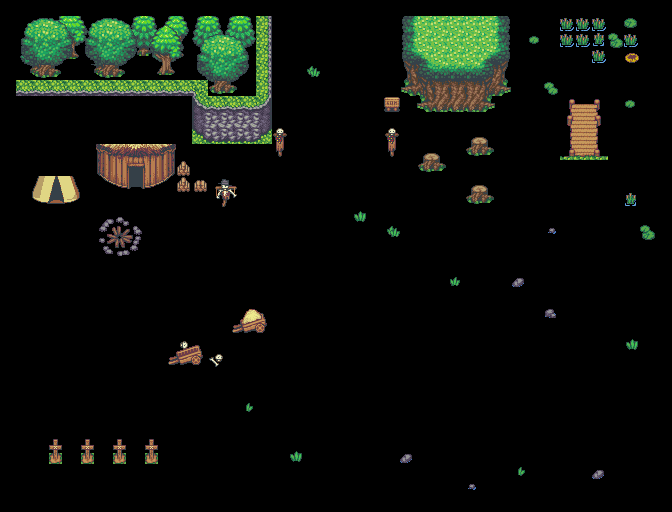

Below is a game level as drawn by its tile map, then a one-line description and the .tmx that defines it (tile-layer data replaced by summaries):
An orthogonal 42x32 tile map with 16x16 px tiles, 2 tile layers (decord1, decord2), 4 hidden layers not drawn, 5 tilesets.

<map version="1.0" orientation="orthogonal" renderorder="right-up" width="42" height="32" tilewidth="16" tileheight="16" nextobjectid="1">
 <tileset firstgid="1" name="ff_master_tile_sheet" tilewidth="16" tileheight="16" tilecount="2132">
  <image source="../../tileset/ff_master_tile_sheet.png" width="656" height="832" />
 </tileset>
 <tileset firstgid="2133" name="outside" tilewidth="16" tileheight="16" tilecount="1248">
  <image source="../../tileset/outside.png" width="832" height="384" />
 </tileset>
 <tileset firstgid="3381" name="terrain" tilewidth="16" tileheight="16" tilecount="1482">
  <image source="../../tileset/terrain.png" width="624" height="608" />
 </tileset>
 <tileset firstgid="4863" name="tf_winter_water" tilewidth="16" tileheight="16" tilecount="682">
  <image source="../../tileset/tf_winter_water.png" width="352" height="496" />
 </tileset>
 <tileset firstgid="5545" name="collision" tilewidth="16" tileheight="16" tilecount="1">
  <image source="../../tileset/collision.png" width="16" height="16" />
 </tileset>
 <layer name="sol1" width="42" height="32" visible="0">
  <data>[1344 cells, 1344 non-empty, 58 distinct tile ids]</data>
 </layer>
 <layer name="sol2" width="42" height="32" visible="0">
  <data>[1344 cells, 21 non-empty, 21 distinct tile ids]</data>
 </layer>
 <layer name="decord1" width="42" height="32">
  <data>[1344 cells, 222 non-empty, 134 distinct tile ids]</data>
 </layer>
 <layer name="decord2" width="42" height="32">
  <data>[1344 cells, 81 non-empty, 41 distinct tile ids]</data>
 </layer>
 <layer name="collision1" width="42" height="32" visible="0">
  <data>[1344 cells, 250 non-empty, 1 distinct tile ids]</data>
 </layer>
 <layer name="event" width="42" height="32" visible="0">
  <data>[1344 cells, 9 non-empty, 1 distinct tile ids]</data>
 </layer>
</map>
